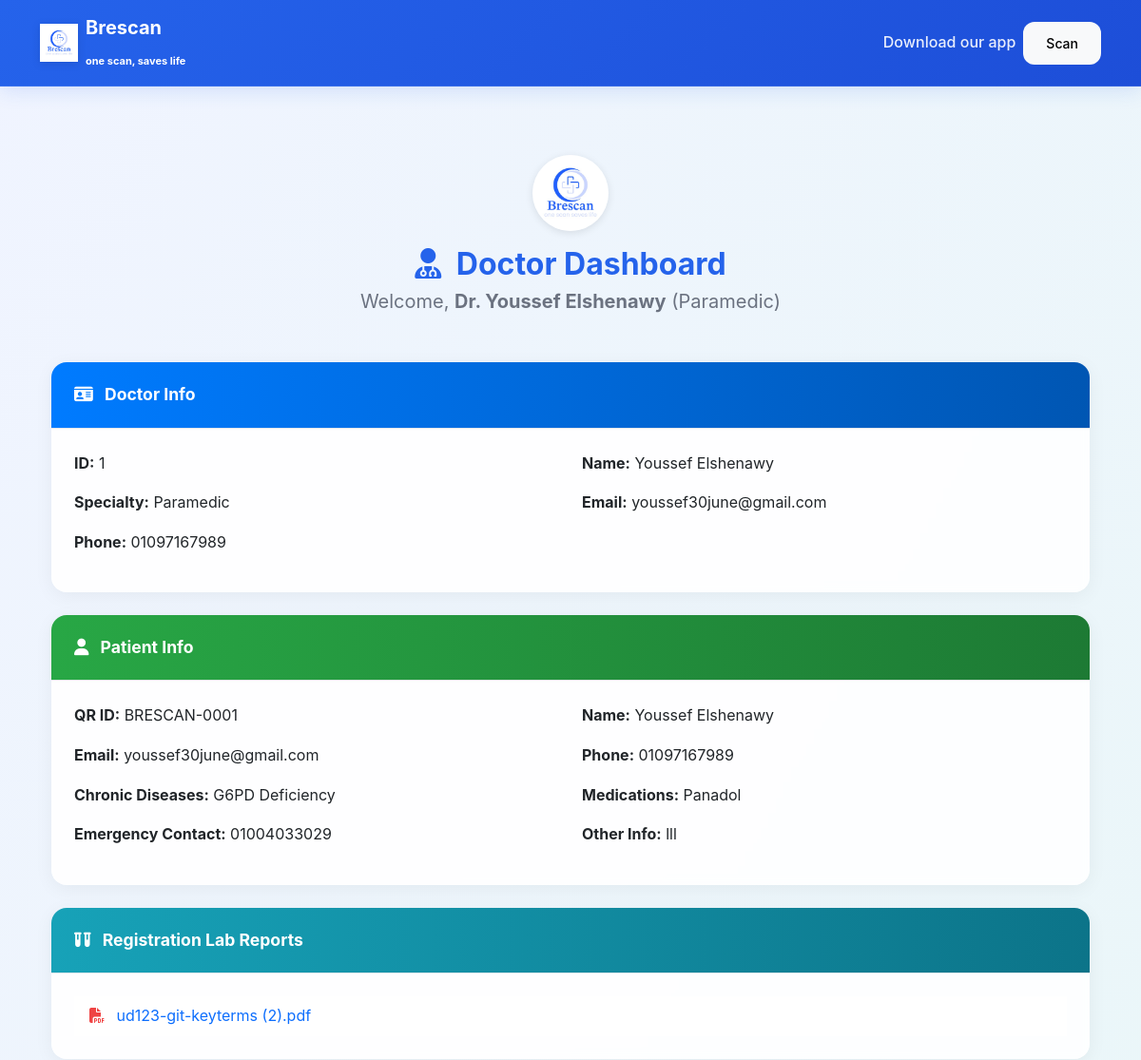
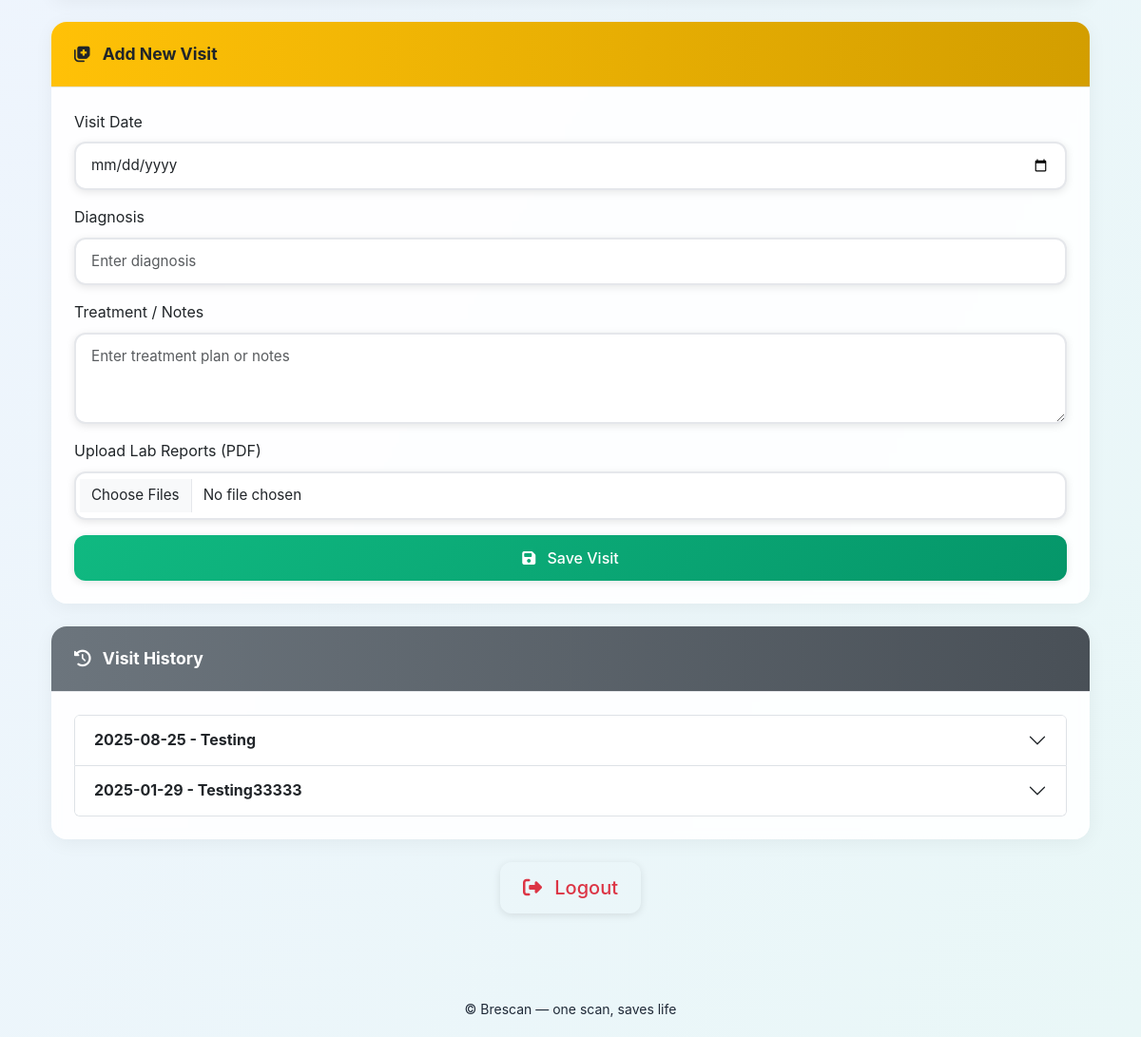
The page /doctor/dashboard/BRESCAN-0001 (signed in) on the database its author committed (2 pictures, top to bottom).
### tables this page shows
CREATE TABLE doctors (
        id INTEGER PRIMARY KEY AUTOINCREMENT,
        full_name TEXT NOT NULL,
        specialty TEXT NOT NULL,
        phone TEXT NOT NULL,
        email TEXT NOT NULL,
        hospital TEXT NOT NULL,
        username TEXT UNIQUE NOT NULL,
        password TEXT NOT NULL
    );

CREATE TABLE patients (
        id INTEGER PRIMARY KEY AUTOINCREMENT,
        qr_id TEXT UNIQUE,
        username TEXT UNIQUE,
        password TEXT,
        name TEXT,
        phone TEXT,
        email TEXT,
        birthdate TEXT,
        gender TEXT,
        blood_type TEXT,
        monthly_pills INTEGER DEFAULT 0,
        medications TEXT,
        chronic_diseases TEXT,
        lab_file TEXT,
        patient_photo TEXT,
        emergency_contact TEXT,
        other_info TEXT
    );

CREATE TABLE registration_labs (
        id INTEGER PRIMARY KEY AUTOINCREMENT,
        qr_id TEXT NOT NULL,
        file_name TEXT NOT NULL,
        uploaded_at DATETIME DEFAULT CURRENT_TIMESTAMP,
        uploaded_by TEXT DEFAULT 'patient',
        FOREIGN KEY (qr_id) REFERENCES patients(qr_id) ON DELETE CASCADE
    );

CREATE TABLE visits (
        id INTEGER PRIMARY KEY AUTOINCREMENT,
        qr_id TEXT,
        visit_date TEXT,
        diagnosis TEXT,
        treatment TEXT,
        medicines TEXT,
        lab_file TEXT,
        created_by TEXT
    );

### app.py (the view, shortened to what this page needs)
@app.route("/doctor/dashboard/<qr_id>", methods=["GET", "POST"])
def doctor_dashboard(qr_id):
    if "username" not in session or session.get("role") != "doctor":
        flash("Please log in as a doctor.", "warning")
        return redirect(url_for("doctor_login", qr_id=qr_id))
    conn = get_db()
    c = conn.cursor()
    doctor = c.execute(
        "SELECT * FROM doctors WHERE username=?", (session["username"],)
    ).fetchone()
    patient = c.execute(
        "SELECT * FROM patients WHERE qr_id=?", (qr_id,)
    ).fetchone()
    if not patient:
        flash("Patient not found.", "danger")
        conn.close()
        return redirect(url_for("scanner_gate"))
    registration_labs = c.execute(
        "SELECT * FROM registration_labs WHERE qr_id=?", (qr_id,)
    ).fetchall()
    visits = c.execute(
        "SELECT * FROM visits WHERE qr_id=? ORDER BY visit_date DESC", (qr_id,)
    ).fetchall()
    visit_list = []
    for visit in visits:
        visit = dict(visit)
        labs = c.execute(
            "SELECT * FROM lab_reports WHERE visit_id=?", (visit["id"],)
        ).fetchall()
        visit["lab_reports"] = [dict(l) for l in labs]
        visit_list.append(visit)
    conn.close()
    return render_template(
        "doctor_dashboard.html",
        doctor=doctor,
        patient=patient,
        registration_labs=[dict(l) for l in registration_labs],
        visits=visit_list,
        qr_id=qr_id
    )

### app.py (called while the page is built)
def get_db():
    conn = sqlite3.connect("database.db", timeout=10, check_same_thread=False)
    conn.row_factory = sqlite3.Row
    return conn

### templates/doctor_dashboard.html (shortened to what this page needs)
{% extends "base.html" %}
{% block content %}
<div class="container py-5">
  <div class="text-center mb-5">
    <img src="{{ url_for('static', filename='logo.png') }}" alt="Logo"
         class="mb-3 shadow-sm rounded-circle" style="height: 80px;">
    <h2 class="fw-bold text-primary mb-1">
      <i class="fas fa-user-md me-2"></i> Doctor Dashboard
    </h2>
    <p class="text-muted fs-5">
      Welcome, <strong>Dr. {{ doctor.full_name }}</strong> ({{ doctor.specialty }})
    </p>
  </div>
  <div class="card custom-card mb-4">
    <div class="card-header bg-gradient-primary text-white fw-bold">
      <i class="fas fa-id-card me-2"></i> Doctor Info
    </div>
    <div class="card-body">
      <div class="row">
        <div class="col-md-6"><p><strong>ID:</strong> {{ doctor.id }}</p></div>
        <div class="col-md-6"><p><strong>Name:</strong> {{ doctor.full_name }}</p></div>
        <div class="col-md-6"><p><strong>Specialty:</strong> {{ doctor.specialty }}</p></div>
        <div class="col-md-6"><p><strong>Email:</strong> {{ doctor.email or 'N/A' }}</p></div>
        <div class="col-md-6"><p><strong>Phone:</strong> {{ doctor.phone or 'N/A' }}</p></div>
      </div>
    </div>
  </div>
  <div class="card custom-card mb-4 border-success">
    <div class="card-header bg-gradient-success text-white fw-bold">
      <i class="fas fa-user me-2"></i> Patient Info
    </div>
    <div class="card-body">
      <div class="row">
        <div class="col-md-6"><p><strong>QR ID:</strong> {{ qr_id }}</p></div>
        <div class="col-md-6"><p><strong>Name:</strong> {{ patient.name }}</p></div>
        <div class="col-md-6"><p><strong>Email:</strong> {{ patient.email or 'N/A' }}</p></div>
        <div class="col-md-6"><p><strong>Phone:</strong> {{ patient.phone or 'N/A' }}</p></div>
        <div class="col-md-6"><p><strong>Chronic Diseases:</strong> {{ patient.chronic_diseases or 'None' }}</p></div>
        <div class="col-md-6"><p><strong>Medications:</strong> {{ patient.medications or 'None' }}</p></div>
        <div class="col-md-6"><p><strong>Emergency Contact:</strong> {{ patient.emergency_contact or 'N/A' }}</p></div>
        <div class="col-md-6"><p><strong>Other Info:</strong> {{ patient.other_info or 'N/A' }}</p></div>
      </div>
    </div>
  </div>
  <div class="card custom-card mb-4 border-info">
    <div class="card-header bg-gradient-info text-white fw-bold">
      <i class="fas fa-vials me-2"></i> Registration Lab Reports
    </div>
    <div class="card-body">
      {% if registration_labs %}
        <ul class="list-group list-group-flush">
          {% for lab in registration_labs %}
            <li class="list-group-item">
              <a href="{{ url_for('static', filename='labs/' ~ lab.file_name) }}" target="_blank" class="text-decoration-none">
                <i class="fas fa-file-pdf text-danger me-2"></i> {{ lab.file_name }}
              </a>
            </li>
          {% endfor %}
        </ul>
      {% else %}
        <p class="text-muted">No lab reports uploaded during registration.</p>
      {% endif %}
    </div>
  </div>
  <div class="card custom-card mb-4 border-warning">
    <div class="card-header bg-gradient-warning fw-bold">
      <i class="fas fa-notes-medical me-2"></i> Add New Visit
    </div>
    <div class="card-body">
      <form method="post" enctype="multipart/form-data">
        <div class="mb-3">
          <label class="form-label">Visit Date</label>
          <input type="date" name="visit_date" class="form-control shadow-sm" required>
        </div>
        <div class="mb-3">
          <label class="form-label">Diagnosis</label>
          <input type="text" name="diagnosis" class="form-control shadow-sm" placeholder="Enter diagnosis">
        </div>
        <div class="mb-3">
          <label class="form-label">Treatment / Notes</label>
          <textarea name="treatment" class="form-control shadow-sm" rows="3" placeholder="Enter treatment plan or notes"></textarea>
        </div>
        <div class="mb-3">
          <label class="form-label">Upload Lab Reports (PDF)</label>
          <input type="file" name="lab_files" class="form-control shadow-sm" multiple accept=".pdf">
        </div>
        <button type="submit" class="btn btn-success w-100 shadow-sm">
          <i class="fas fa-save me-2"></i> Save Visit
        </button>
      </form>
    </div>
  </div>
  <div class="card custom-card mb-4 border-secondary">
    <div class="card-header bg-gradient-secondary text-white fw-bold">
      <i class="fas fa-history me-2"></i> Visit History
    </div>
    <div class="card-body">
      {% if visits %}
        <div class="accordion" id="visitHistoryAccordion">
          {% for visit in visits %}
            <div class="accordion-item">
              <h2 class="accordion-header" id="heading{{ loop.index }}">
                <button class="accordion-button collapsed fw-bold" type="button" data-bs-toggle="collapse" data-bs-target="#collapse{{ loop.index }}">
                  {{ visit.visit_date }} - {{ visit.diagnosis or 'No diagnosis' }}
                </button>
              </h2>
            </div>
          {% endfor %}
        </div>
      {% else %}
        <p class="text-muted">No visits recorded yet.</p>
      {% endif %}
    </div>
  </div>
  <div class="text-center">
    <a href="{{ url_for('logout') }}" class="btn btn-outline-danger btn-lg shadow-sm">
      <i class="fas fa-sign-out-alt me-2"></i> Logout
    </a>
  </div>
</div>
{% endblock %}

### static/styles.css (style rules this page uses)
:root { --primary: #2563eb; --primary-dark: #1d4ed8; --primary-light: #3b82f6; --secondary: #64748b; --accent: #06b6d4; --success: #10b981; --warning: #f59e0b; --danger: #ef4444; --dark: #0f172a; --light: #f8fafc; --white: #ffffff; --gray-50: #f9fafb; --gray-100: #f3f4f6; --gray-200: #e5e7eb; --gray-300: #d1d5db; --gray-400: #9ca3af; --gray-500: #6b7280; --gray-600: #4b5563; --gray-700: #374151; --gray-800: #1f2937; --gray-900: #111827; --medical-blue: #1e40af; --medical-light-blue: #dbeafe; --medical-green: #059669; --medical-light-green: #d1fae5; --medical-purple: #7c3aed; --medical-light-purple: #ede9fe; }
* { box-sizing: border-box; }
body { font-family: 'Inter', -apple-system, BlinkMacSystemFont, 'Segoe UI', Roboto, sans-serif; background: linear-gradient(135deg, #f8fafc 0%, #e2e8f0 100%); color: var(--gray-800); line-height: 1.6; margin: 0; min-height: 100vh; }
h1, h2, h3, h4, h5, h6 { font-weight: 600; color: var(--dark); margin-bottom: 0.5rem; }
.card { background: var(--white); border: none; border-radius: 16px; box-shadow: 0 4px 20px rgba(0, 0, 0, 0.08); transition: all 0.3s ease; overflow: hidden; }
.card-header { background: linear-gradient(135deg, var(--medical-light-blue) 0%, var(--light) 100%); border-bottom: 1px solid var(--gray-200); padding: 1.25rem 1.5rem; }
.card-body { padding: 1.5rem; }
.btn { font-weight: 500; border-radius: 12px; padding: 0.75rem 1.5rem; transition: all 0.3s ease; border: none; position: relative; overflow: hidden; }
.btn::before { content: ''; position: absolute; top: 0; left: -100%; width: 100%; height: 100%; background: linear-gradient(90deg, transparent, rgba(255, 255, 255, 0.2), transparent); transition: left 0.5s; }
.btn-success { background: linear-gradient(135deg, var(--success) 0%, #059669 100%); color: white; box-shadow: 0 4px 15px rgba(16, 185, 129, 0.3); }
.form-control { border: 2px solid var(--gray-200); border-radius: 12px; padding: 0.75rem 1rem; font-size: 0.95rem; transition: all 0.3s ease; background: var(--white); }
.text-primary { color: var(--primary) !important; }
.text-danger { color: var(--danger) !important; }
.text-muted { color: var(--gray-500) !important; }
.shadow-sm { box-shadow: 0 2px 8px rgba(0, 0, 0, 0.1) !important; }

### templates/doctor_dashboard.html (style rules this page uses)
body { background: linear-gradient(to bottom right, #f0f4ff, #e9f7f7); }
.custom-card { border-radius: 1rem; background: rgba(255, 255, 255, 0.9); box-shadow: 0 4px 20px rgba(0,0,0,0.05); backdrop-filter: blur(5px); }
.card-header { font-size: 1.1rem; }
.bg-gradient-primary { background: linear-gradient(90deg, #007bff, #0056b3); }
.bg-gradient-success { background: linear-gradient(90deg, #28a745, #1d7a34); }
.bg-gradient-info { background: linear-gradient(90deg, #17a2b8, #0c7489); }
.bg-gradient-warning { background: linear-gradient(90deg, #ffc107, #d39e00); }
.bg-gradient-secondary { background: linear-gradient(90deg, #6c757d, #495057); }
.accordion-button { font-size: 1rem; }

### rows shown on the page
doctors: full_name "Youssef Elshenawy", specialty "Paramedic", id "1", email "youssef30june@gmail.com", phone "01097167989"
patients: name "Youssef Elshenawy", email "youssef30june@gmail.com", phone "01097167989", chronic_diseases "G6PD Deficiency", medications "Panadol", emergency_contact "01004033029", other_info "lll"
registration_labs: file_name "ud123-git-keyterms (2).pdf"
visits: visit_date "2025-08-25", diagnosis "Testing"
visits: visit_date "2025-01-29", diagnosis "Testing33333"

### other values the page prints
{{ qr_id }} "BRESCAN-0001"
